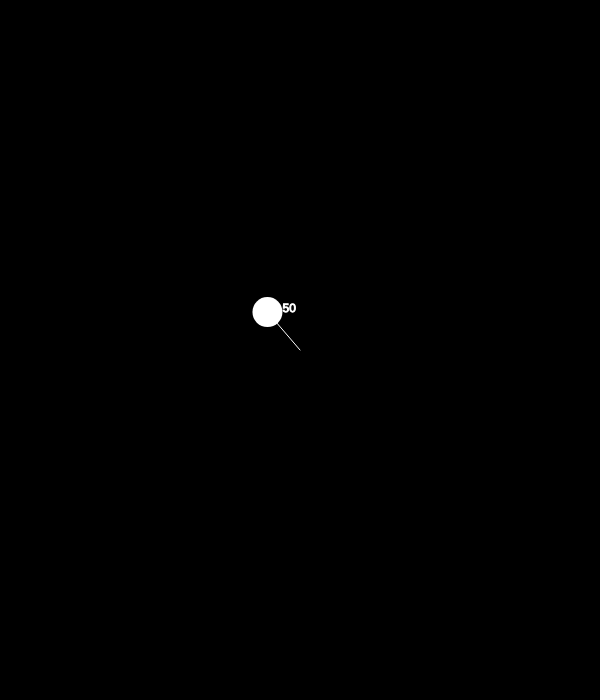
Frame 1 (no input)
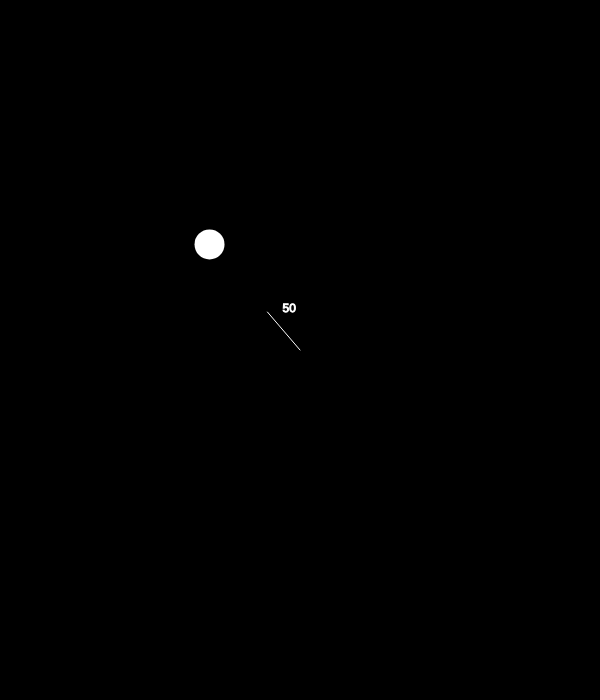
Frame 60 (no input)
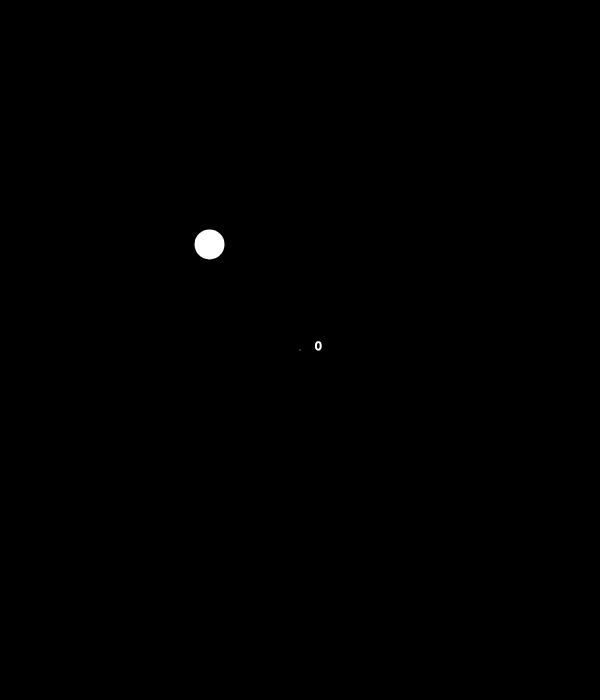
Frame 120 (the mouse pressed at the canvas centre since frame 60)

The p5.js sketch that drew these frames (run headless with seeded random() and noise() and a simulated clock; from frame 60 on, the mouse is pressed at the canvas centre):

// p5.js sketch
// ── sketch.js
let pos, vel;
let centerVec, mouseVec;

function setup() {
  createCanvas(600, 700);
  fill(255);
  pos = createVector(width / 2, height / 2);
  centerVec = createVector(width / 2, height / 2);
}

function draw() {
  background(0);

  // update velocity
  mouseVec = createVector(mouseX, mouseY);
  vel = p5.Vector.sub(mouseVec, centerVec);

  vel.limit(50);
  //vel.setMag(50);
  //vel.normalize();
  //vel.mult(30);

  //vel = p5.Vector.fromAngle(radians(frameCount));
  //vel.mult(3);

  // update position
  reappear();
  pos.add(vel);

  // display
  noStroke();
  ellipse(pos.x, pos.y, 30, 30);

  // show the vector
  stroke(255);
  translate(width / 2, height / 2);
  line(0, 0, vel.x, vel.y);
  text(round(vel.mag()), vel.x + 15, vel.y);
}

function reappear() {
  if (pos.x < 0) {
    pos.x = width;
  } else if (pos.x > width) {
    pos.x = 0;
  }
  if (pos.y < 0) {
    pos.y = height;
  } else if (pos.y > height) {
    pos.y = 0;
  }
}
